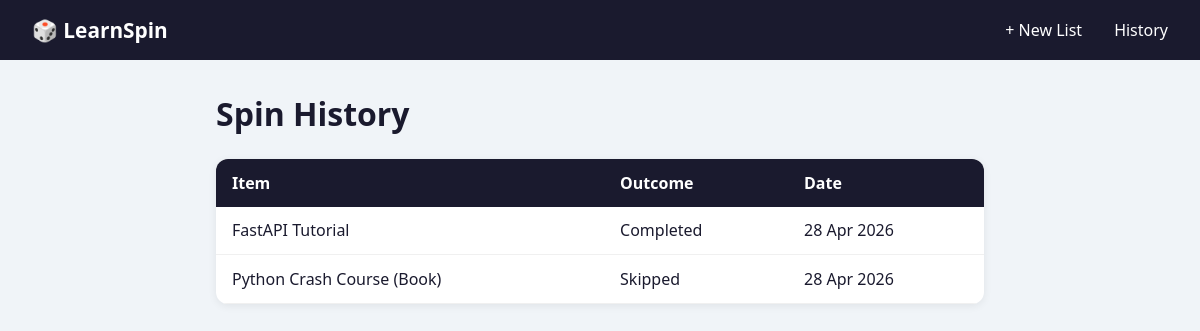
The page /history/ on the database its author committed.
### spinner/models.py (models this page shows, shortened)
class SpinResult(models.Model) :
            item = models.ForeignKey(LearningItem,on_delete=models.CASCADE)
            spun_at = models.DateTimeField(auto_now_add=True)
            OUTCOME_CHOICES = [
                ('in_progress' , 'In_Progress'),
                ('completed' , 'Completed'),
                ('skipped' , 'Skipped'),
            ]
            outcome = models.CharField(max_length=20, choices=OUTCOME_CHOICES, default='in_progress')
            skip_reason = models.TextField(blank=True)

class LearningItem(models.Model):
        learning_list = models.ForeignKey(LearningList,on_delete=models.CASCADE)
        title = models.CharField(max_length=200)
        url = models.URLField(blank=True)
        weight = models.IntegerField(default=3)
        is_active = models.BooleanField(default=False)
        is_done = models.BooleanField(default=False)

### spinner/views.py (the view)
# urls.py: path('history/', views.history, name='history'),
def history(request):
    results = SpinResult.objects.exclude(outcome='in_progress').order_by('-spun_at')
    return render(request, 'spinner/history.html', {'results': results})

### spinner/templates/spinner/history.html
{% extends 'spinner/base.html' %}
{% block content %}
<h1>Spin History</h1>
<table>
    <thead>
        <tr>
            <th>Item</th>
            <th>Outcome</th>
            <th>Date</th>
        </tr>
    </thead>
    <tbody>
    {% for result in results %}
        <tr>
            <td>{{ result.item.title }}</td>
            <td>{{ result.get_outcome_display }}</td>
            <td>{{ result.spun_at|date:"d M Y" }}</td>
        </tr>
    {% empty %}
        <tr><td colspan="3">No history yet.</td></tr>
    {% endfor %}
    </tbody>
</table>
{% endblock %}

### static/css/style.css (style rules this page uses)
* { margin: 0; padding: 0; box-sizing: border-box; }
body { font-family: 'Segoe UI', sans-serif; background: #f0f4f8; color: #1a1a2e; }
h1 { font-size: 2rem; margin-bottom: 1.5rem; color: #1a1a2e; }
table { width: 100%; border-collapse: collapse; background: white; border-radius: 12px; overflow: hidden; box-shadow: 0 2px 8px rgba(0,0,0,0.07); }
th { background: #1a1a2e; color: white; padding: 0.8rem 1rem; text-align: left; }
td { padding: 0.8rem 1rem; border-bottom: 1px solid #f0f0f0; }

### rows shown on the page
SpinResult: item "FastAPI Tutorial", outcome "Completed", spun_at "28 Apr 2026"
SpinResult: item "Python Crash Course (Book)", outcome "Skipped", spun_at "28 Apr 2026"
